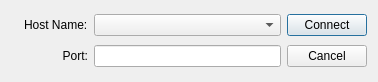
<?xml version="1.0" encoding="UTF-8"?>
<ui version="4.0">
 <class>DlgConnect</class>
 <widget class="QDialog" name="DlgConnect">
  <property name="geometry">
   <rect>
    <x>0</x>
    <y>0</y>
    <width>378</width>
    <height>82</height>
   </rect>
  </property>
  <property name="windowTitle">
   <string>Connect to Remote Host</string>
  </property>
  <property name="windowIcon">
   <iconset resource="rms_analyze.qrc">
    <normaloff>:/images/connect.png</normaloff>:/images/connect.png</iconset>
  </property>
  <layout class="QGridLayout" name="gridLayout">
   <item row="0" column="0" rowspan="2">
    <widget class="QLabel" name="label_3">
     <property name="text">
      <string/>
     </property>
     <property name="pixmap">
      <pixmap resource="rms_analyze.qrc">:/images/mac_connect.png</pixmap>
     </property>
    </widget>
   </item>
   <item row="0" column="1">
    <widget class="QLabel" name="label">
     <property name="text">
      <string>Host Name:</string>
     </property>
    </widget>
   </item>
   <item row="0" column="2">
    <widget class="QComboBox" name="HostComboBox"/>
   </item>
   <item row="0" column="3">
    <widget class="QPushButton" name="okButton">
     <property name="text">
      <string>Connect</string>
     </property>
     <property name="icon">
      <iconset resource="rms_analyze.qrc">
       <normaloff>:/images/ok.png</normaloff>:/images/ok.png</iconset>
     </property>
    </widget>
   </item>
   <item row="1" column="1">
    <widget class="QLabel" name="label_2">
     <property name="layoutDirection">
      <enum>Qt::LeftToRight</enum>
     </property>
     <property name="text">
      <string>Port:</string>
     </property>
     <property name="alignment">
      <set>Qt::AlignRight|Qt::AlignTrailing|Qt::AlignVCenter</set>
     </property>
     <property name="wordWrap">
      <bool>false</bool>
     </property>
    </widget>
   </item>
   <item row="1" column="2">
    <widget class="QLineEdit" name="PortLineEdit"/>
   </item>
   <item row="1" column="3">
    <widget class="QPushButton" name="cancelButton">
     <property name="text">
      <string>Cancel</string>
     </property>
     <property name="icon">
      <iconset resource="rms_analyze.qrc">
       <normaloff>:/images/cancel.png</normaloff>:/images/cancel.png</iconset>
     </property>
    </widget>
   </item>
  </layout>
 </widget>
 <layoutdefault spacing="6" margin="11"/>
 <resources>
  <include location="rms_analyze.qrc"/>
 </resources>
 <connections/>
</ui>
